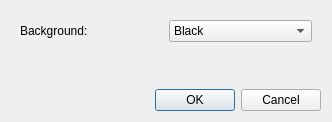
<?xml version="1.0" encoding="UTF-8"?>
<ui version="4.0">
 <class>PrefsDialog</class>
 <widget class="QDialog" name="PrefsDialog">
  <property name="geometry">
   <rect>
    <x>0</x>
    <y>0</y>
    <width>332</width>
    <height>122</height>
   </rect>
  </property>
  <property name="windowTitle">
   <string>Preferences</string>
  </property>
  <layout class="QVBoxLayout" name="verticalLayout">
   <item>
    <widget class="QWidget" name="widget" native="true">
     <layout class="QHBoxLayout" name="horizontalLayout">
      <item>
       <widget class="QLabel" name="label">
        <property name="text">
         <string>Background:</string>
        </property>
       </widget>
      </item>
      <item>
       <widget class="QComboBox" name="bgComboBox">
        <item>
         <property name="text">
          <string>Black</string>
         </property>
        </item>
        <item>
         <property name="text">
          <string>Dark grey</string>
         </property>
        </item>
        <item>
         <property name="text">
          <string>Middle grey</string>
         </property>
        </item>
        <item>
         <property name="text">
          <string>Light grey</string>
         </property>
        </item>
        <item>
         <property name="text">
          <string>White</string>
         </property>
        </item>
        <item>
         <property name="text">
          <string>Adaptive</string>
         </property>
        </item>
       </widget>
      </item>
     </layout>
    </widget>
   </item>
   <item>
    <spacer name="verticalSpacer">
     <property name="orientation">
      <enum>Qt::Vertical</enum>
     </property>
     <property name="sizeHint" stdset="0">
      <size>
       <width>20</width>
       <height>19</height>
      </size>
     </property>
    </spacer>
   </item>
   <item>
    <widget class="QDialogButtonBox" name="buttonBox">
     <property name="orientation">
      <enum>Qt::Horizontal</enum>
     </property>
     <property name="standardButtons">
      <set>QDialogButtonBox::Cancel|QDialogButtonBox::Ok</set>
     </property>
    </widget>
   </item>
  </layout>
 </widget>
 <resources/>
 <connections>
  <connection>
   <sender>buttonBox</sender>
   <signal>accepted()</signal>
   <receiver>PrefsDialog</receiver>
   <slot>accept()</slot>
   <hints>
    <hint type="sourcelabel">
     <x>248</x>
     <y>254</y>
    </hint>
    <hint type="destinationlabel">
     <x>157</x>
     <y>274</y>
    </hint>
   </hints>
  </connection>
  <connection>
   <sender>buttonBox</sender>
   <signal>rejected()</signal>
   <receiver>PrefsDialog</receiver>
   <slot>reject()</slot>
   <hints>
    <hint type="sourcelabel">
     <x>316</x>
     <y>260</y>
    </hint>
    <hint type="destinationlabel">
     <x>286</x>
     <y>274</y>
    </hint>
   </hints>
  </connection>
 </connections>
</ui>
